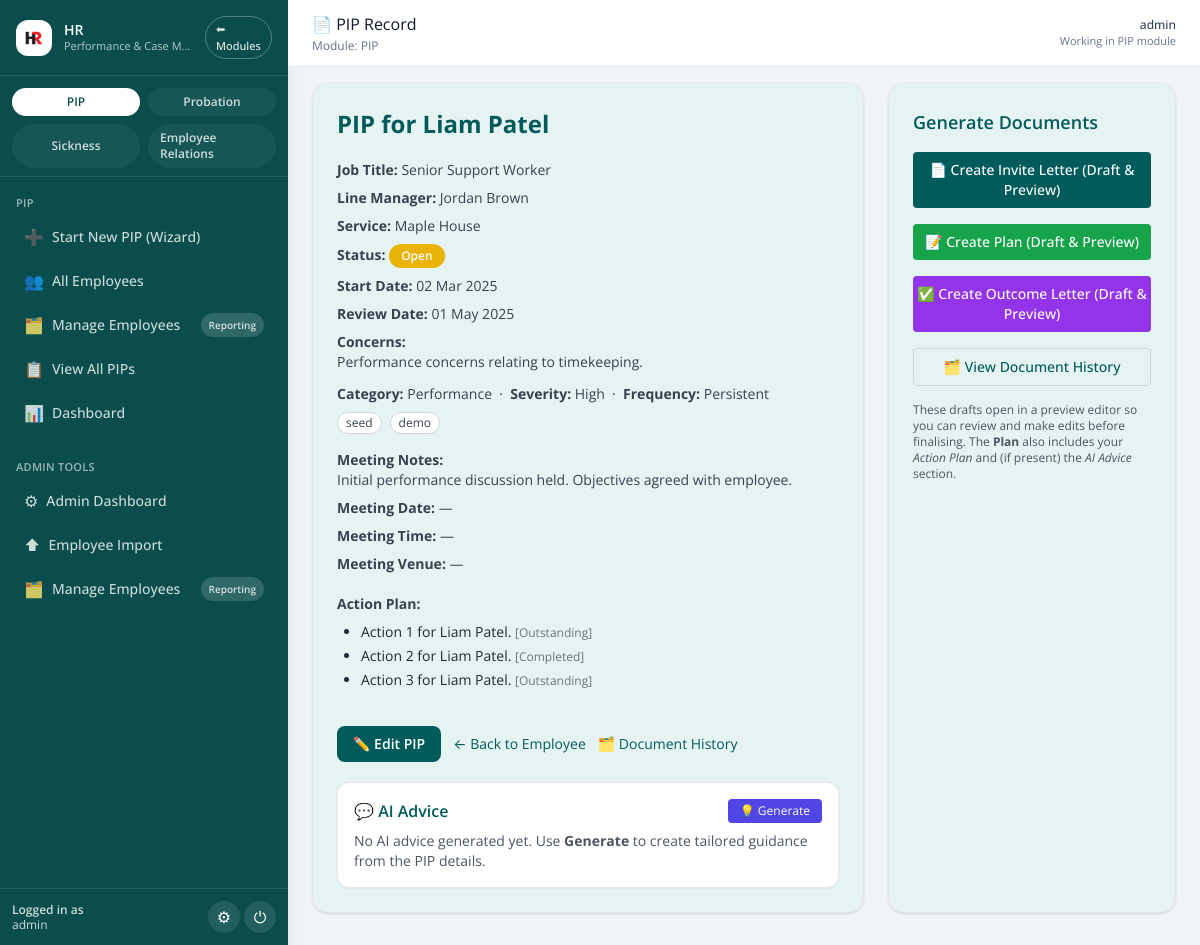
Before: /pip/3 (signed in) with the older database file.
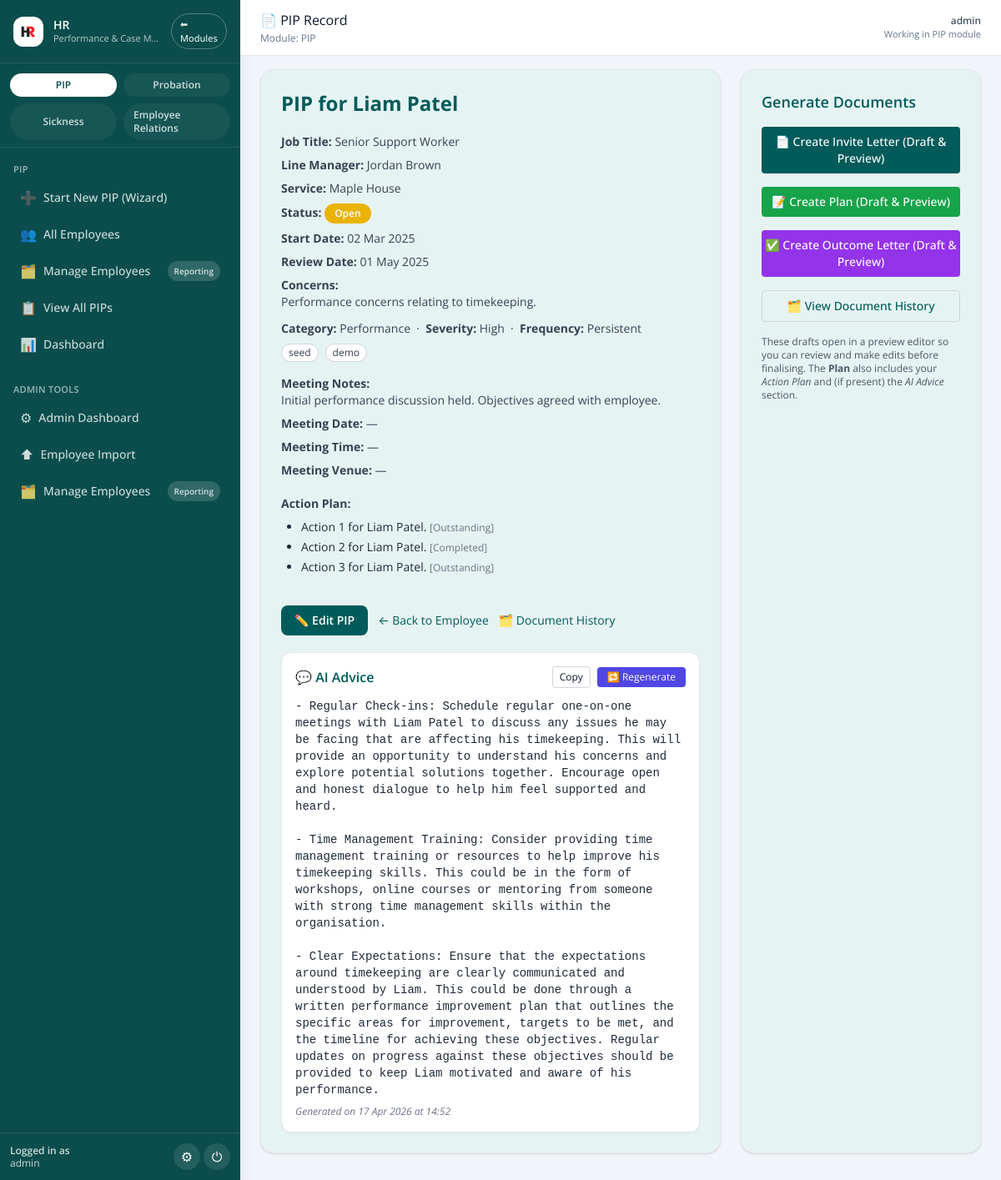
After: the same page with the newer database file.
### pip_app/models.py (models this page shows)
class PIPRecord(db.Model):
    __tablename__ = "pip_record"
    id = db.Column(db.Integer, primary_key=True)
    employee_id = db.Column(db.Integer, db.ForeignKey("employee.id"), nullable=False)
    assigned_to = db.Column(
        db.Integer, db.ForeignKey("user.id"), nullable=True
    )  # NEW
    concerns = db.Column(db.Text, nullable=False)
    start_date = db.Column(db.Date, nullable=False)
    review_date = db.Column(db.Date, nullable=False)
    meeting_notes = db.Column(db.Text)
    status = db.Column(db.String(20), default="Open")
    created_by = db.Column(db.String(100))
    created_at = db.Column(db.DateTime, default=datetime.utcnow)
    last_updated = db.Column(
        db.DateTime, default=datetime.utcnow, onupdate=datetime.utcnow
    )
    ai_advice = db.Column(db.Text)
    ai_advice_generated_at = db.Column(db.DateTime)
    capability_meeting_date = db.Column(db.DateTime, nullable=True)
    capability_meeting_time = db.Column(db.String, nullable=True)
    capability_meeting_venue = db.Column(db.String, nullable=True)
    concern_category = db.Column(db.String(100))
    severity = db.Column(db.String(50))
    frequency = db.Column(db.String(50))
    tags = db.Column(db.Text)
    ai_summary = db.Column(db.Text, nullable=True)
    ai_action_suggestions = db.Column(JSON, nullable=True)
    ai_next_up = db.Column(JSON, nullable=True)
    ai_actions_accepted = db.Column(JSON, nullable=True)
    outcome_status = db.Column(db.String(50), nullable=True)  # e.g., Successful, Extended, Unsuccessful
    outcome_notes = db.Column(db.Text, nullable=True)
    employee = db.relationship("Employee", back_populates="pips")
    assignee = db.relationship("User", backref="assigned_pips")  # NEW
    action_items = db.relationship(
        "PIPActionItem",
        back_populates="pip_record",
        cascade="all, delete-orphan",
        lazy=True,
    )
    timeline_events = db.relationship(
        "TimelineEvent",
        back_populates="pip_record",
        cascade="all, delete-orphan",
        lazy=True,
    )

### old files/app - 050226.py (the view)
@app.route('/pip/<int:id>')
@login_required
def pip_detail(id):
    pip = PIPRecord.query.get_or_404(id)
    employee = pip.employee
    return render_template('pip_detail.html', pip=pip, employee=employee)

### old files/app - 050226.py (called while the page is built)
@login_manager.user_loader
def load_user(user_id):
    return db.session.get(User, int(user_id))

@app.context_processor
def inject_module():
    return dict(active_module=session.get('active_module'))

@app.context_processor
def inject_csrf_token():
    return dict(csrf_token=generate_csrf)

@app.before_request
def set_active_module():
    path = (request.path or "").lower()
    if path.startswith('/pip/') or path.startswith('/employee/') or path in (
        '/dashboard', '/pip_list', '/employee/list', '/employee/add', '/pip/select-employee'
    ):
        session['active_module'] = 'PIP'
    elif path.startswith('/probation/'):
        session['active_module'] = 'Probation'
    elif path == '/':
        session.pop('active_module', None)

### pip_app/models.py (called while the page is built)
    def is_superuser(self):
        return self.admin_level == 2

### templates/pip_detail.html (shortened to what the changed rows need)
{% extends 'base.html' %}
{% block content %}
<div class="flex flex-col lg:flex-row gap-6 max-w-7xl mx-auto">
  <div class="flex-1">
    <div class="bg-[#e6f3f3] shadow rounded-2xl p-4 sm:p-6 border border-gray-200 space-y-5">
      <h1 class="text-xl sm:text-2xl font-bold text-[#005b5a]">
        PIP for {{ employee.first_name }} {{ employee.last_name }}
      </h1>
      <div class="text-sm text-gray-700 space-y-2">
        <p><strong>Job Title:</strong> {{ employee.job_title }}</p>
        <p><strong>Line Manager:</strong> {{ employee.line_manager }}</p>
        <p><strong>Service:</strong> {{ employee.service }}</p>
        <p><strong>Status:</strong>
          {% if pip.status == 'Open' %}
            <span class="inline-block px-3 py-1 text-xs font-semibold text-white bg-yellow-500 rounded-full">Open</span>
          {% elif pip.status == 'Completed' %}
            <span class="inline-block px-3 py-1 text-xs font-semibold text-white bg-green-600 rounded-full">Completed</span>
          {% elif pip.status == 'Overdue' %}
            <span class="inline-block px-3 py-1 text-xs font-semibold text-white bg-red-600 rounded-full">Overdue</span>
          {% else %}
            <span class="inline-block px-3 py-1 text-xs font-semibold text-white bg-gray-400 rounded-full">{{ pip.status }}</span>
          {% endif %}
        </p>
        <p><strong>Start Date:</strong> {{ pip.start_date.strftime('%d %b %Y') }}</p>
        <p><strong>Review Date:</strong> {{ pip.review_date.strftime('%d %b %Y') }}</p>
        <p><strong>Concerns:</strong><br>{{ pip.concerns }}</p>
        <div class="pt-1">
          <p class="text-sm">
            <strong>Category:</strong> {{ pip.concern_category or '—' }}
            &nbsp;·&nbsp; <strong>Severity:</strong> {{ pip.severity or '—' }}
            &nbsp;·&nbsp; <strong>Frequency:</strong> {{ pip.frequency or '—' }}
          </p>
          {% if pip.tags %}
            <div class="mt-2 flex flex-wrap gap-2">
              {% for t in pip.tags.split(',') %}
                {% set tg = t.strip() %}
                {% if tg %}
                <span class="px-2 py-0.5 text-xs rounded-full border border-gray-300 bg-white text-gray-700">{{ tg }}</span>
                {% endif %}
              {% endfor %}
            </div>
          {% endif %}
        </div>
        <p class="pt-2"><strong>Meeting Notes:</strong><br>{{ pip.meeting_notes or '—' }}</p>
        <p><strong>Meeting Date:</strong> {{ pip.capability_meeting_date.strftime('%d %b %Y') if pip.capability_meeting_date else '—' }}</p>
        <p><strong>Meeting Time:</strong> {{ pip.capability_meeting_time or '—' }}</p>
        <p><strong>Meeting Venue:</strong> {{ pip.capability_meeting_venue or '—' }}</p>
      </div>
      <div class="mt-2 p-4 bg-white border border-gray-200 rounded-xl shadow-sm">
        <div class="flex items-center justify-between">
          <h3 class="text-md font-semibold text-[#005b5a]">💬 AI Advice</h3>
          <div class="flex items-center gap-2">
            {% if pip.ai_advice %}
            <button type="button"
                    class="text-xs px-2 py-1 rounded border border-gray-300 hover:bg-gray-50"
                    onclick="copyAdvice()">
              Copy
            </button>
            {% endif %}
            <button type="button"
                    class="text-xs px-3 py-1 rounded bg-indigo-600 text-white hover:bg-indigo-700"
                    onclick="openModal()">
              {% if pip.ai_advice %}🔁 Regenerate{% else %}💡 Generate{% endif %}
            </button>
          </div>
        </div>
        {% if pip.ai_advice %}
          <pre id="aiAdviceText" class="whitespace-pre-wrap text-sm text-gray-800 mt-3">{{ pip.ai_advice }}</pre>
          <p class="text-xs text-gray-500 italic mt-2">
            Generated on {{ pip.ai_advice_generated_at.strftime('%d %b %Y at %H:%M') if pip.ai_advice_generated_at }}
          </p>
        {% else %}
          <p class="text-sm text-gray-600 mt-2">
            No AI advice generated yet. Use <strong>Generate</strong> to create tailored guidance from the PIP details.
          </p>
        {% endif %}
      </div>
    </div>
  </div>
  <aside class="lg:w-1/3 bg-[#e6f3f3] border border-gray-200 shadow rounded-2xl p-4 sm:p-6 space-y-4">
    <h2 class="text-lg font-semibold text-[#005b5a]">Generate Documents</h2>
  </aside>
</div>
{% endblock %}

Changed rows visible on the page:
changed PIPRecord "Performance concerns relating to timekeeping.": ai_advice (not shown) → "- Regular Check-ins: Schedule regular one-on-one meetings with Liam Patel to discuss any issues he may be facing that are affecting his timekeeping. This will provide an opportunity to understand his concerns and explore potential solutions together. Encourage open and honest dialogue to help him feel supported and heard. - Time Management Training: Consider providing time management training or resources to help improve his timekeeping skills. This could be in the form of workshops, online courses or mentoring from someone with strong time management skills within the organisation. - Clear Expectations: Ensure that the expectations around timekeeping are clearly communicated and understood…"; ai_advice_generated_at (not shown) → "17 Apr 2026 at 14:52"
Other visible differences:
text no longer shown: "💡 Generate No AI advice generated yet. Use Generate to create tailored guidance from the PIP details."
text now shown: "Copy 🔁 Regenerate Generated on"
